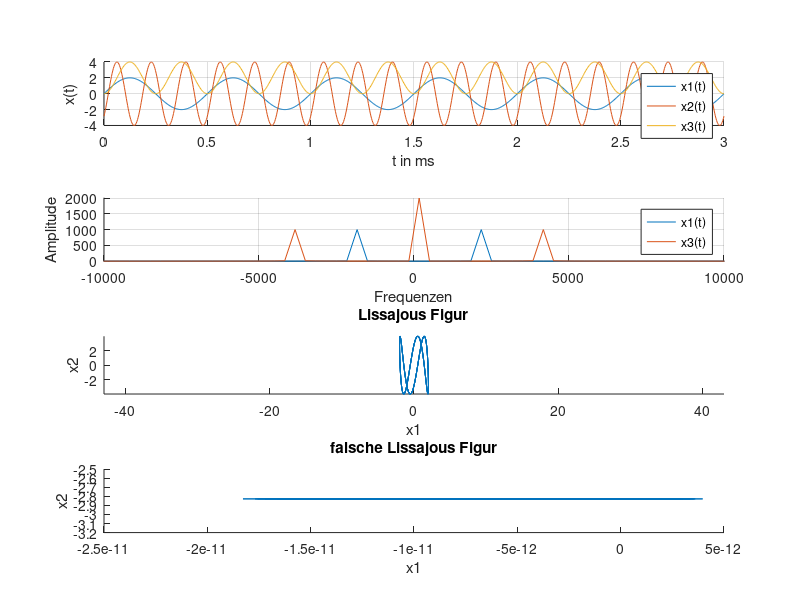

MATLAB code for this plot:
clear;

x10 = 2; 
x20 = 4;
f1 = 2; %kHz
f2 = 6; %kHz
fs = 1000/(3e-3); %Abtastfrequenz in Hz

t = linspace(0,3,1000); %Abtastpunkte
x1 = x10 * sin(2*pi*f1*t);
x2 = x20 * sin(2*pi*f2*t-(pi/4));
x3 = x1 .* x1; %elementweise verknüpfen

x1_f = fft(x1); %Fouriertransformation
x1_f = fftshift(x1_f); %Frequenz 0 in Mitte schieben
x1_f = abs(x1_f); %Absolutwert, da sonst komplex
x3_f = fft(x3);
x3_f = fftshift(x3_f);
x3_f = abs(x3_f);
f = linspace (-fs/2, fs/2, 1000); %Frequenzen auf x-Achse bis Nyquistfrequenz (FFT geht bis da hin und hat genauso viele Abtastpunkte wie ursprüngliches Signal)

subplot(4,1,1); 
hold on
xlabel('t in ms')
ylabel('x(t)')
grid on
plot(t, [x1;x2;x3])
legend('x1(t)', 'x2(t)', 'x3(t)')
hold off

subplot(4,1,2);
hold on 
axis([-10000 10000 0 2010]) 
xlabel('Frequenzen')
ylabel('Amplitude')
grid on
plot(f, [x1_f; x3_f])
legend('x1(t)', 'x3(t)')
hold off

subplot (4, 1, 3);
hold on
xlabel('x1')
ylabel('x2')
title('Lissajous Figur')
plot(x1, x2)
axis equal;
hold off

subplot (4,1,4);
t = linspace(0,3,1001);
x1 = x10 * sin(2*pi*f1*1e3*t);
x2 = x20 * sin(2*pi*f2*1e3*t-(pi/4));
hold on
xlabel('x1')
ylabel('x2')
title('falsche Lissajous Figur')
plot(x1, x2)
hold off